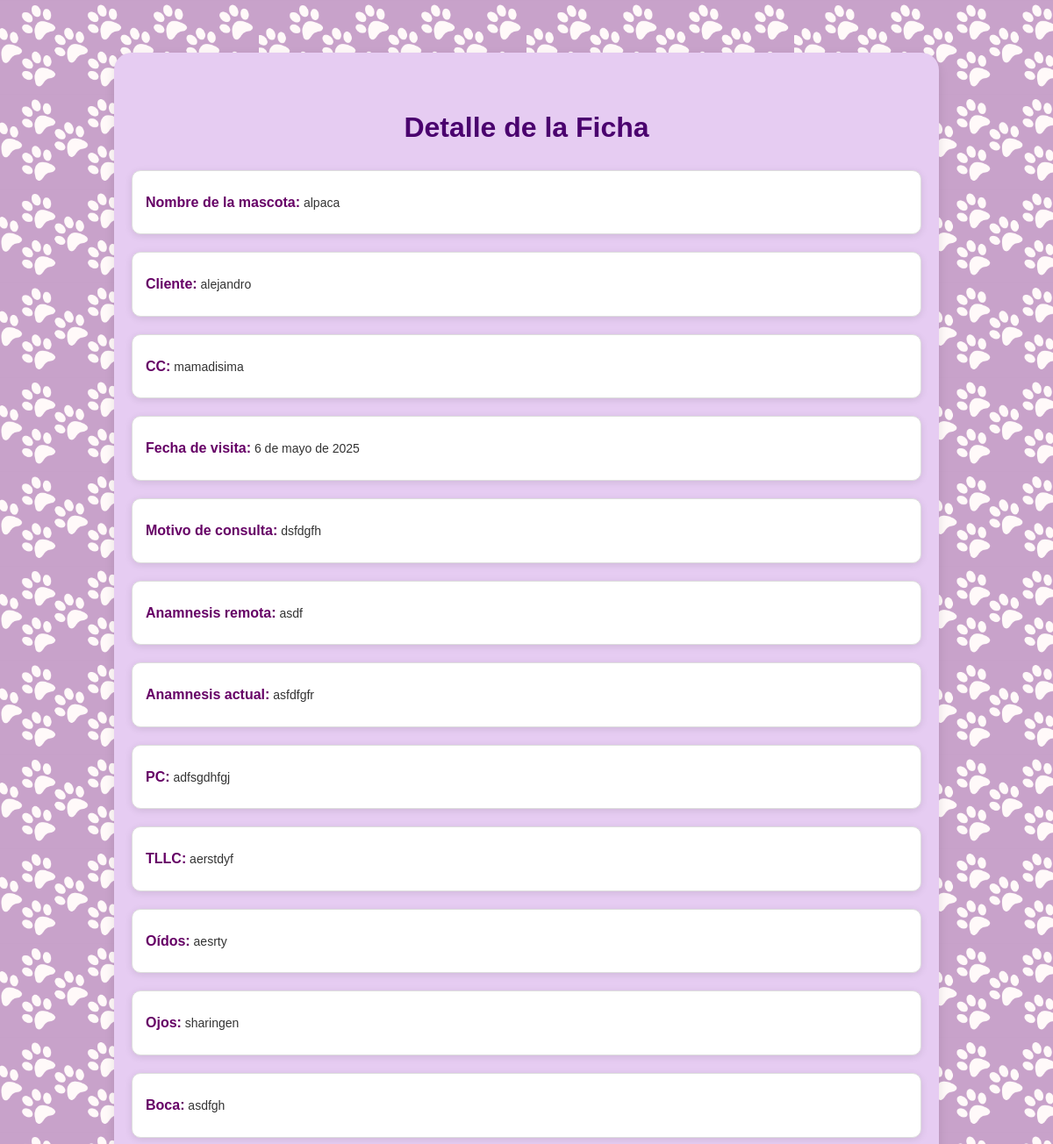
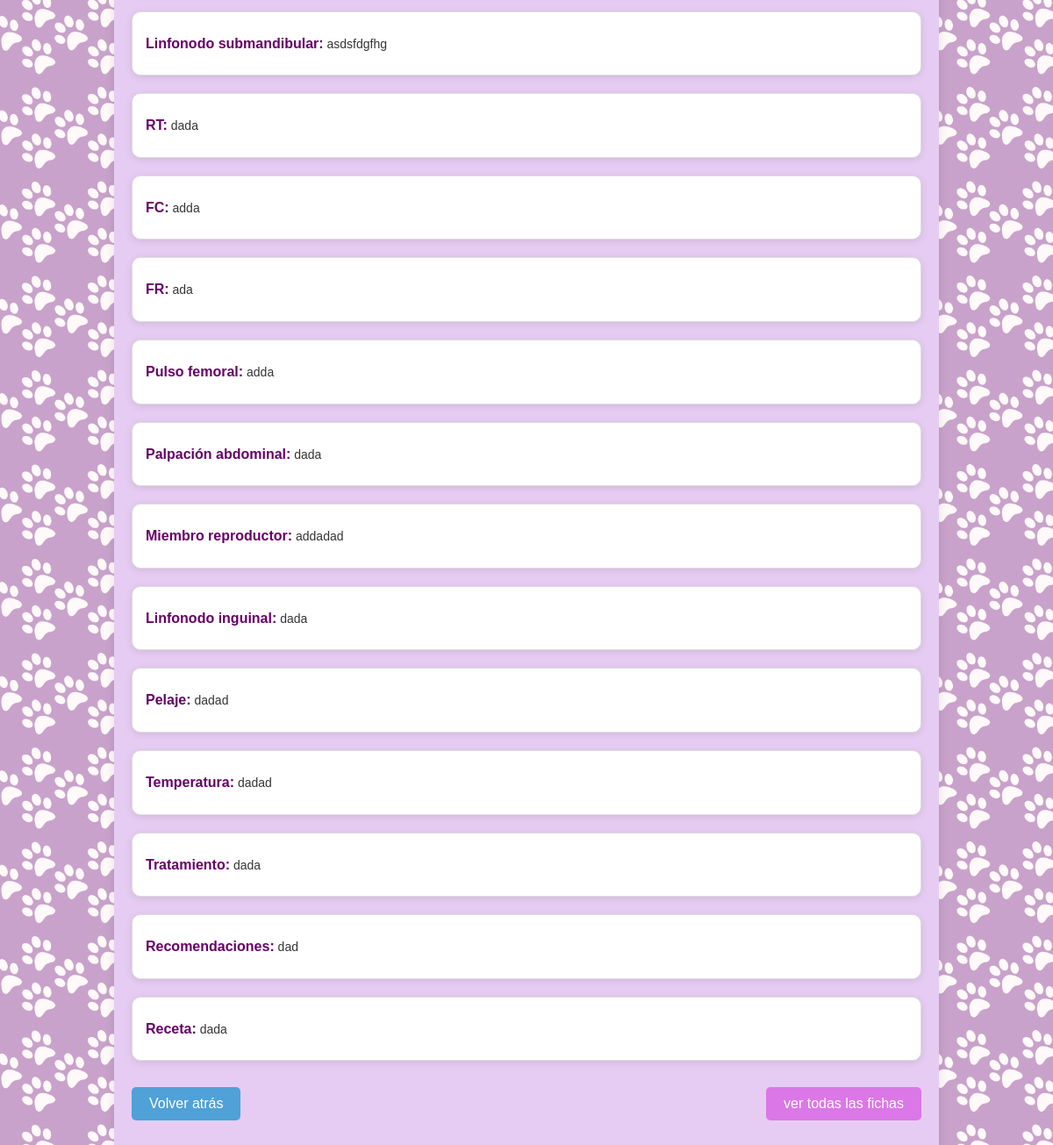
Page /detalle_ficha/4/ on the committed database (2 pictures, top to bottom).
### vetapp/models.py (models this page shows, shortened)
class Ficha(models.Model):
    id_ficha = models.AutoField(primary_key=True)
    mascota = models.ForeignKey(Mascota, on_delete=models.CASCADE, related_name='fichas')
    cliente = models.ForeignKey(Cliente, on_delete=models.CASCADE)
    fecha_visita = models.DateField(default=timezone.now)
    motivo_consulta = models.TextField()
    anamnesis_remota = models.TextField()
    anamnesis_actual = models.TextField()
    cc = models.TextField(blank=True, null=True)
    pc = models.TextField()
    tllc = models.TextField()
    oidos = models.TextField()
    ojos = models.TextField()
    boca = models.TextField()
    linfonodo_submandibular = models.TextField()
    rt = models.CharField(max_length=10)
    fc = models.CharField(max_length=10)
    fr = models.CharField(max_length=10)
    pulso_femoral = models.TextField()
    palpacion_abdominal = models.TextField()
    miembro_reproductor = models.TextField()
    linfonodo_inguinal = models.TextField()
    pelaje = models.TextField()
    temperatura = models.CharField(max_length=10)
    tratamiento = models.TextField()
    recomendaciones = models.TextField()
    receta = models.TextField()

class Mascota(models.Model):
    SEXO_CHOICES = [
        ('Macho', 'Macho'),
        ('Hembra', 'Hembra'),
    ]
    ESPECIE_CHOICES = [
        ('Canino', 'Canino'),
        ('Felino', 'Felino'),
        ('Otro', 'Otro'),
    ]
    ESTADO_REPRODUCTIVO_CHOICES = [
        ('Entero', 'Entero'),
        ('Esterilizado', 'Esterilizado'),
    ]
    id_mascota = models.AutoField(primary_key=True)
    cliente = models.ForeignKey(Cliente, on_delete=models.CASCADE, related_name='mascotas')
    nombre = models.CharField(max_length=100)
    sexo = models.CharField(max_length=10, choices=SEXO_CHOICES)
    raza = models.CharField(max_length=100)
    especie = models.CharField(max_length=20, choices=ESPECIE_CHOICES)
    fecha_nacimiento = models.DateField()
    estado_reproductivo = models.CharField(max_length=15, choices=ESTADO_REPRODUCTIVO_CHOICES)
    def calcular_edad_completa(self):
        today = date.today()
        dias_totales = (today - self.fecha_nacimiento).days
        años = dias_totales // 365
        dias = dias_totales % 365
        años_texto = f"{años} año" if años == 1 else f"{años} años"
        dias_texto = f"{dias} día" if dias == 1 else f"{dias} días"
        return f"{años_texto} y {dias_texto}"
    edad = property(calcular_edad_completa)

class Cliente(models.Model):
    id_cliente = models.AutoField(primary_key=True)
    numero = models.CharField(max_length=20)
    mascota = models.CharField(max_length=100)  # Solo como dato de referencia rápida
    correo = models.EmailField()
    direccion = models.CharField(max_length=200)
    rut = models.CharField(max_length=12)
    nombre = models.CharField(max_length=100)

### vetapp/views.py (the view)
# urls.py: path('detalle_ficha/<int:id_ficha>/', views.ver_detalle_ficha, name='ver_detalle_ficha'),
def ver_detalle_ficha(request, id_ficha):
    ficha = Ficha.objects.get(id_ficha=id_ficha)
    return render(request, 'vetapp/detalle_ficha.html', {'ficha': ficha})

### vetapp/templates/vetapp/detalle_ficha.html (shortened to what this page needs)
{% load static %}
<!DOCTYPE html>
<html lang="es">
<head>
    <link rel="stylesheet" href="{% static 'css/style.css' %}">
</head>
<body>
    <section class="container-ficha">
        <h1 class="titulo-ficha">Detalle de la Ficha</h1>
        <div class="ficha-details-box">
            <p><strong>Nombre de la mascota:</strong> {{ ficha.mascota.nombre }}</p>
        </div>
        <div class="ficha-details-box">
            <p><strong>Cliente:</strong> {{ ficha.cliente.nombre }}</p>
        </div>
        <div class="ficha-details-box">
            <p><strong>CC:</strong> {{ ficha.cc }}</p>
        </div>
        <div class="ficha-details-box">
            <p><strong>Fecha de visita:</strong> {{ ficha.fecha_visita }}</p>
        </div>
        <div class="ficha-details-box">
            <p><strong>Motivo de consulta:</strong> {{ ficha.motivo_consulta }}</p>
        </div>
        <div class="ficha-details-box">
            <p><strong>Anamnesis remota:</strong> {{ ficha.anamnesis_remota }}</p>
        </div>
        <div class="ficha-details-box">
            <p><strong>Anamnesis actual:</strong> {{ ficha.anamnesis_actual }}</p>
        </div>
        <div class="ficha-details-box">
            <p><strong>PC:</strong> {{ ficha.pc }}</p>
        </div>
        <div class="ficha-details-box">
            <p><strong>TLLC:</strong> {{ ficha.tllc }}</p>
        </div>
        <div class="ficha-details-box">
            <p><strong>Oídos:</strong> {{ ficha.oidos }}</p>
        </div>
        <div class="ficha-details-box">
            <p><strong>Ojos:</strong> {{ ficha.ojos }}</p>
        </div>
        <div class="ficha-details-box">
            <p><strong>Boca:</strong> {{ ficha.boca }}</p>
        </div>
        <div class="ficha-details-box">
            <p><strong>Linfonodo submandibular:</strong> {{ ficha.linfonodo_submandibular }}</p>
        </div>
        <div class="ficha-details-box">
            <p><strong>RT:</strong> {{ ficha.rt }}</p>
        </div>
        <div class="ficha-details-box">
            <p><strong>FC:</strong> {{ ficha.fc }}</p>
        </div>
        <div class="ficha-details-box">
            <p><strong>FR:</strong> {{ ficha.fr }}</p>
        </div>
        <div class="ficha-details-box">
            <p><strong>Pulso femoral:</strong> {{ ficha.pulso_femoral }}</p>
        </div>
        <div class="ficha-details-box">
            <p><strong>Palpación abdominal:</strong> {{ ficha.palpacion_abdominal }}</p>
        </div>
        <div class="ficha-details-box">
            <p><strong>Miembro reproductor:</strong> {{ ficha.miembro_reproductor }}</p>
        </div>
        <div class="ficha-details-box">
            <p><strong>Linfonodo inguinal:</strong> {{ ficha.linfonodo_inguinal }}</p>
        </div>
        <div class="ficha-details-box">
            <p><strong>Pelaje:</strong> {{ ficha.pelaje }}</p>
        </div>
        <div class="ficha-details-box">
            <p><strong>Temperatura:</strong> {{ ficha.temperatura }}</p>
        </div>
        <div class="ficha-details-box">
            <p><strong>Tratamiento:</strong> {{ ficha.tratamiento }}</p>
        </div>
        <div class="ficha-details-box">
            <p><strong>Recomendaciones:</strong> {{ ficha.recomendaciones }}</p>
        </div>
        <div class="ficha-details-box">
            <p><strong>Receta:</strong> {{ ficha.receta }}</p>
        </div>
        <div class="button-container">
            <a href="javascript:history.back()" class="boton-detalle-ficha volver-atras">Volver atrás</a>
            <a href="{% url 'ver_fichas_mascota' ficha.mascota.id_mascota %}" class="boton-detalle-ficha agregar-mascota">ver todas las fichas</a>
        </div>
    </section>
</body>
</html>

### static/css/style.css (style rules this page uses)
body { margin: 0; font-family: Arial, sans-serif; background-size: cover; background-position: center; color: #333; height: 100vh; }
.button-container { margin: 30px 0; display: flex; gap: 20px; flex-wrap: wrap; justify-content: center; }
.container-ficha { background-color: #e6ccf2; padding: 40px 20px; border-radius: 20px; max-width: 900px; margin: 60px auto; box-shadow: 0 4px 12px rgba(0, 0, 0, 0.1); }
.titulo-ficha { text-align: center; font-size: 32px; margin-bottom: 30px; color: #4a006e; }
.ficha-details-box { background-color: #ffffff; padding: 15px; border-radius: 10px; box-shadow: 0 2px 8px rgba(0, 0, 0, 0.1); border: 1px solid #ddd; margin-bottom: 20px; }
.ficha-details-box p { margin: 8px 0; color: #333; line-height: 1.6; font-size: 14px; }
.ficha-details-box p strong { font-weight: bold; color: #2c3e50; font-size: 16px; }
.ficha-details-box p strong { color: #660066; }
.boton-detalle-ficha { padding: 10px 20px; font-size: 16px; border-radius: 5px; color: white; text-align: center; text-decoration: none; cursor: pointer; display: inline-block; }
.button-container { display: flex; justify-content: space-between; margin-top: 30px; }
.boton-detalle-ficha.volver-atras { background-color: #4fa1d7; border: none; }
.boton-detalle-ficha.agregar-mascota { background-color: #db77e6; border: none; }

### rows in the picture
Ficha: mascota.nombre "alpaca", cliente.nombre "alejandro", cc "mamadisima", fecha_visita "6 de mayo de 2025", motivo_consulta "dsfdgfh", anamnesis_remota "asdf", anamnesis_actual "asfdfgfr", pc "adfsgdhfgj", tllc "aerstdyf", oidos "aesrty", ojos "sharingen", boca "asdfgh", linfonodo_submandibular "asdsfdgfhg", rt "dada", fc "adda", fr "ada", pulso_femoral "adda", palpacion_abdominal "dada", miembro_reproductor "addadad", linfonodo_inguinal "dada", pelaje "dadad", temperatura "dadad", tratamiento "dada", recomendaciones "dad", receta "dada"
